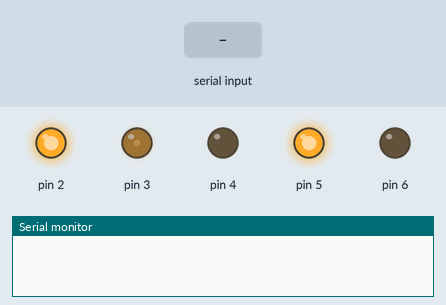
Simulated run of this sketch. Board: Arduino Uno, built with avr-gcc and run on an emulated ATmega328P. On the bench: output pins drawn as LEDs (lit = HIGH), the last lines printed to the serial monitor. Inputs (shaded band) come from the test bench.

Above: at 0.1 s.
At 3.7 s:
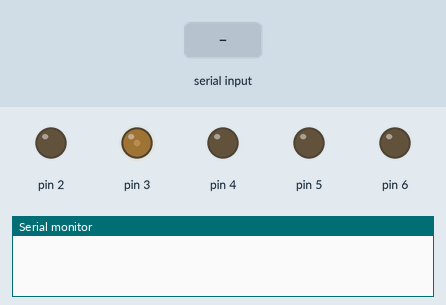
3.8 s: "90,45\n" received over Serial
At 4.8 s:
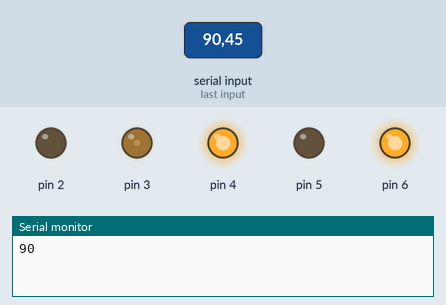
Timing chart, 0 to 6.8 s (numbered marks = the images above; inputs shaded):
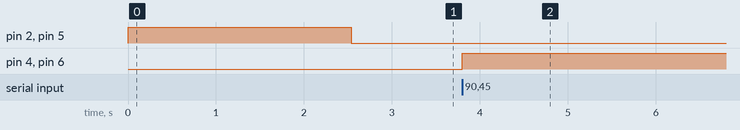

The sketch:

servo_piston.ino
```cpp
int cm2 = 0;	//Variable que guardara el numero de veces que se requiere ejecutar el ciclo de la funcion 'ciclo'
int pos = 0;	//Variable en la que se almacenara la distancia en la que se desea mover el servo piston
int pos2 = 0;  	//Variable donde se guardara la posicion real de el Servo piston
void movimiento(int p1, int p2, int d, int v){
      analogWrite(3, v);			//
      digitalWrite(p1,HIGH);			//
      digitalWrite(p2, HIGH);			// Funcion que se encargara de hacer el
      delay(d);					// movimiento de 1 cm
      digitalWrite(p1, LOW);			//
      digitalWrite(p2, LOW);			//
}
void ciclo(int cm){
  for (int i = cm; i <= -1; i++) {		//
    movimiento(2, 5, 500, 30);			// Funcion que ejecutara un ciclo con la funcion
  }						// movimiento para hacer movimientos de mas de
  for (int i = cm; i >= 1; i--) {		// un cm, este identificara cuando el movimiento
    movimiento(6, 4, 620, 50);			// necesario es hacia la derecha o izquierda
  }
}

void setup() {
  pinMode(2, OUTPUT);
  pinMode(3, OUTPUT);
  pinMode(4, OUTPUT);
  pinMode(5,OUTPUT);
  pinMode(6, OUTPUT);
  Serial.begin(9600);
  movimiento(2,5,2540, 50);	// Se ejecuta la funcion movimiento una vez con el valor maximo de cm para moverlo a su origen
}

void loop() {
   if (Serial.available()) {	// Se ejecutara el codigo, solo cuando este recibiendo algo por el monitor serial
   pos = Serial.parseInt();
     if (pos >= 0|| pos <= 4){	// Si el valor recibido esta entre las distancias posibles del servo, se ejecuta lo siguiente
      cm2 = pos - pos2;		// La variable gusrdara la distancia que hay entre la posicion actual y la deseada
      pos2 = pos;		// Se actualiza la nueva posicion del servo piston
      Serial.println(cm2);	// Se confirma por el monitor serial cual es la distancia seleccionada
      ciclo(cm2);		// Se llama a la funcion ciclo con el argumento de la distancia a desplazarse
    }
    else
      Serial.println("Escriba un valor entre 0 y 4"); // Mensaje de instrucciones
  }
}
```

Measured:
- after the input at 3.8 s, pin 4, pin 6: LOW → HIGH at once
